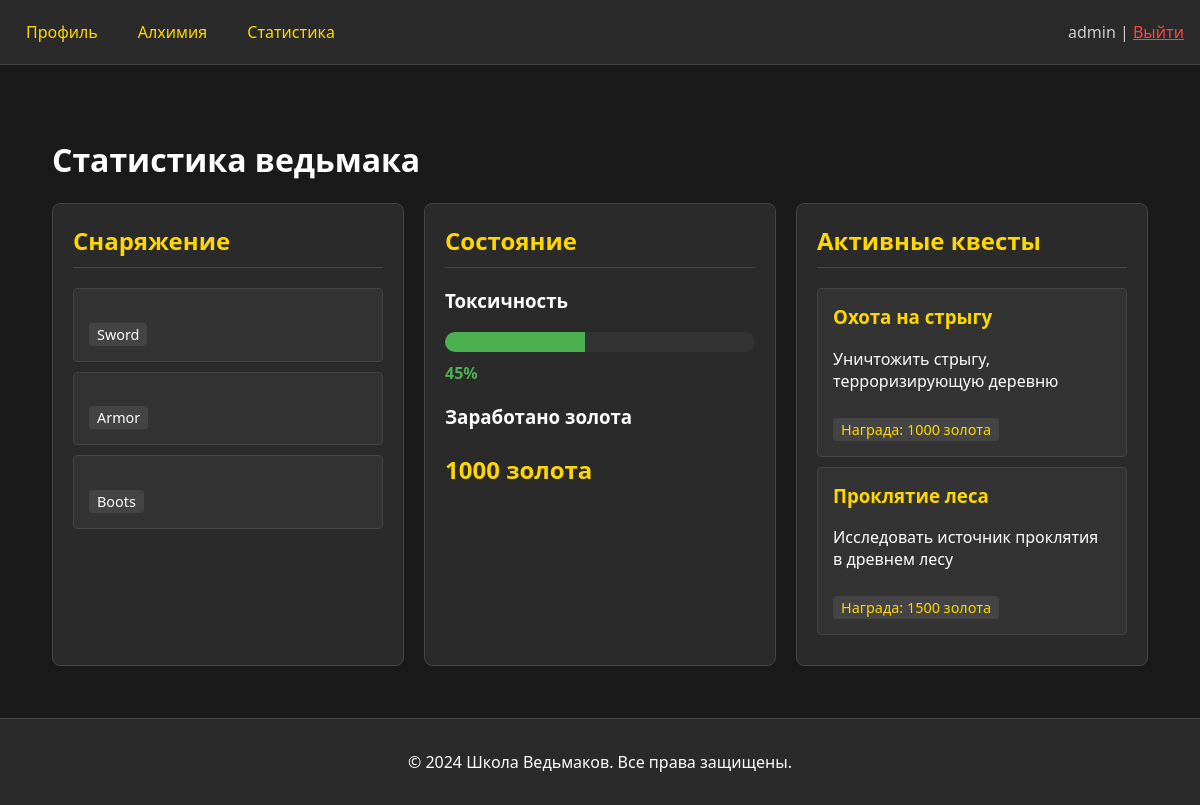
The page /stats/ (signed in) on the database its author committed.
### witcher/models.py (models this page shows, shortened)
class Quest(models.Model):
    STATUS_CHOICES = [
        ('active', 'Активный'),
        ('completed', 'Завершен'),
        ('failed', 'Провален'),
    ]
    name = models.CharField(max_length=100, verbose_name="Название")
    description = models.TextField(verbose_name="Описание")
    status = models.CharField(
        max_length=20, choices=STATUS_CHOICES, default='active', verbose_name="Статус")
    reward = models.IntegerField(verbose_name="Вознаграждение")
    created_at = models.DateTimeField(auto_now_add=True)
    updated_at = models.DateTimeField(auto_now=True)
    class Meta:
        verbose_name = "Квест"
        verbose_name_plural = "Квесты"

### witcher/views.py (the view, shortened to what this page needs)
# urls.py: path('stats/', views.witcher_stats, name='stats'),
@login_required
def witcher_stats(request):
    equipment = request.session.get('equipment', {
        'sword': 'Серебряный меч',
        'armor': 'Броня Грифона',
        'boots': 'Сапоги ведьмака'
    })
    toxicity = request.session.get('toxicity', 45)
    active_quests = Quest.objects.filter(status='active')
    total_gold = calculate_total_gold(Contract.objects.all())
    return render(request, 'witcher/stats.html', {
        'equipment': equipment,
        'toxicity': toxicity,
        'active_quests': active_quests,
        'total_gold': total_gold
    })

### witcher/views.py (called while the page is built)
def calculate_total_gold(contracts):
    return contracts.filter(status='completed').aggregate(total=Sum('reward'))['total'] or 0

### witcher/templates/witcher/stats.html (shortened to what this page needs)
{% extends 'witcher/base.html' %}
{% block content %}
<div class="stats-container">
	<h1>Статистика ведьмака</h1>
	<div class="stats-grid">
		<div class="stats-section">
			<h2>Снаряжение</h2>
			<div class="equipment-list">
				{% for slot, item in equipment.items %}
				<div class="equipment-item">
					<span class="slot">{{ slot|title }}</span>
				</div>
				{% endfor %}
			</div>
		</div>
		<div class="stats-section">
			<h2>Состояние</h2>
			<div class="status-info">
				<div class="toxicity-meter">
					<h3>Токсичность</h3>
					<div class="meter">
						<div class="meter-fill" style="width: {{ toxicity }}%"></div>
					</div>
					<span class="toxicity-value">{{ toxicity }}%</span>
				</div>
				<div class="gold-info">
					<h3>Заработано золота</h3>
					<p class="gold-amount">{{ total_gold }} золота</p>
				</div>
			</div>
		</div>
		<div class="stats-section">
			<h2>Активные квесты</h2>
			<div class="quests-list">
				{% for quest in active_quests %}
				<div class="quest-item">
					<h3>{{ quest.name }}</h3>
					<p>{{ quest.description }}</p>
					<span class="reward">Награда: {{ quest.reward }} золота</span>
				</div>
				{% empty %}
				<p>Нет активных квестов</p>
				{% endfor %}
			</div>
		</div>
	</div>
</div>
{% endblock %}

### witcher/templates/witcher/base.html (shortened to what this page needs)
<!DOCTYPE html>
<html lang="ru">
<head>
</head>
<body>
	<header>
		<nav>
			<div class="nav-links">
				<a href="{% url 'witcher:profile' %}">Профиль</a>
				<a href="{% url 'witcher:alchemy' %}">Алхимия</a>
				<a href="{% url 'witcher:stats' %}">Статистика</a>
			</div>
			<div class="user-info">
				{% if user.is_authenticated %}
				{{ user.username }} |
				<a href="{% url 'witcher:logout' %}" style="color: #ff4444;">Выйти</a>
				{% else %}
				<a href="{% url 'witcher:login' %}">Войти</a> |
				<a href="{% url 'witcher:register' %}">Регистрация</a>
				{% endif %}
			</div>
		</nav>
	</header>
	<main>
		{% block content %}{% endblock %}
	</main>
	<footer>
		<p>&copy; 2024 Школа Ведьмаков. Все права защищены.</p>
	</footer>
</body>
</html>

### witcher/templates/witcher/base.html (style rules this page uses)
body { margin: 0; padding: 0; font-family: 'Segoe UI', Tahoma, Geneva, Verdana, sans-serif; background-color: #1a1a1a; color: #fff; min-height: 100vh; display: flex; flex-direction: column; }
header { background-color: #2a2a2a; padding: 1rem; border-bottom: 1px solid #444; }
nav { max-width: 1200px; margin: 0 auto; display: flex; justify-content: space-between; align-items: center; }
.nav-links { display: flex; gap: 20px; }
.nav-links a { color: #ffd700; text-decoration: none; padding: 5px 10px; border-radius: 4px; transition: background-color 0.3s; }
.user-info { color: #ccc; }
main { flex: 1; padding: 2rem; max-width: 1200px; margin: 0 auto; width: 100%; box-sizing: border-box; }
footer { background-color: #2a2a2a; padding: 1rem; text-align: center; border-top: 1px solid #444; margin-top: auto; }

### witcher/templates/witcher/stats.html (style rules this page uses)
.stats-container { max-width: 1200px; margin: 0 auto; padding: 20px; }
.stats-grid { display: grid; grid-template-columns: repeat(auto-fit, minmax(300px, 1fr)); gap: 20px; margin-top: 20px; }
.stats-section { background: #2a2a2a; border: 1px solid #444; border-radius: 8px; padding: 20px; }
.stats-section h2 { color: #ffd700; margin-top: 0; border-bottom: 1px solid #444; padding-bottom: 10px; }
.equipment-item, .quest-item { background: #333; border: 1px solid #444; border-radius: 4px; padding: 15px; margin-bottom: 10px; }
.equipment-item h3, .quest-item h3 { color: #ffd700; margin-top: 0; }
.slot { display: inline-block; background: #444; color: #fff; padding: 2px 8px; border-radius: 4px; font-size: 0.9em; }
.toxicity-meter { margin-bottom: 20px; }
.meter { background: #333; height: 20px; border-radius: 10px; overflow: hidden; margin: 10px 0; }
.meter-fill { background: #4CAF50; height: 100%; transition: width 0.3s ease; }
.toxicity-value { color: #4CAF50; font-weight: bold; }
.gold-amount { color: #ffd700; font-size: 1.5em; font-weight: bold; }
.reward { display: inline-block; background: #444; color: #ffd700; padding: 2px 8px; border-radius: 4px; font-size: 0.9em; margin-top: 10px; }

### rows shown on the page
Quest: name "Охота на стрыгу", description "Уничтожить стрыгу, терроризирующую деревню", reward "1000"
Quest: name "Проклятие леса", description "Исследовать источник проклятия в древнем лесу", reward "1500"

### other values the page prints
{{ user.username }} "admin"
{{ slot|title }} "Sword" "Armor" "Boots"
{{ toxicity }} "45"
{{ total_gold }} "1000"
